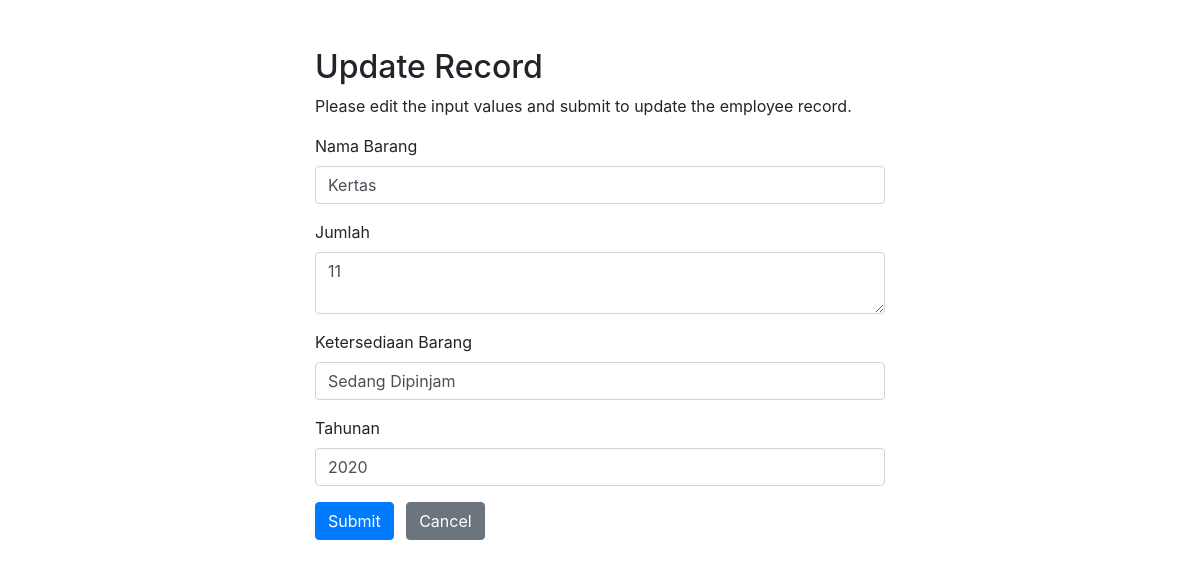
/page/update.php?id=13, run on the app's committed database.
### tables this page shows
CREATE TABLE `pustik_stuff` (
  `id` int(11) NOT NULL,
  `nama_barang` varchar(255) NOT NULL,
  `jumlah` int(2) NOT NULL,
  `barang` varchar(18) NOT NULL,
  `tahunan` int(4) NOT NULL
);

### page/update.php (the view, shortened to what this page needs)
<?php
require_once "../function/config.php";
$nama_barang = $jumlah = $barang = $tahunan = "";
$nama_err = $jumlah_err = $barang_err = $tahun_err = "";
if(isset($_POST["id"]) && !empty($_POST["id"])){
    $id = $_POST["id"];
    $input_nama = trim($_POST["nama_barang"]);
    if(empty($input_nama)){
        $nama_err = "Mohon masukkan nama..";
    } elseif(!filter_var($input_nama, FILTER_VALIDATE_REGEXP, array("options"=>array("regexp"=>"/^[a-zA-Z\s]+$/")))){
        $nama_err = "Mohon masukkan nama yang benar.";
    } else{
        $nama_barang = $input_nama;
    }
    $input_jumlah = trim($_POST["jumlah"]);
    if(empty($input_jumlah)){
        $jumlah_err = "Mohon masukkan jumlah.";
    } else{
        $jumlah = $input_jumlah;
    }
    $input_barang = trim($_POST["barang"]);
    if(empty($input_barang)){
        $barang_err = "Mohon masukkan Ketersediaan Barang.";
    } elseif(!filter_var($input_barang, FILTER_VALIDATE_REGEXP, array("options"=>array("regexp"=>"/^[a-zA-Z\s]+$/")))) {
        $barang_err = "Mohon masukkan barang yang benar.";
    }  else{
        $barang = $input_barang;
    }
    $input_tahunan = trim($_POST["tahunan"]);
    if(empty($input_tahunan)) {
        $tahun_err = "Mohon masukkan tahunan.";
    } elseif(!ctype_digit($input_tahunan)){
        $tahun_err = "Mohon isi dengan bilangan integer positif.";
    } else{
        $tahunan = $input_tahunan;
    }
    if(empty($nama_err) && empty($jumlah_err) && empty($barang_err) && empty($tahun_err)){
        $sql = "UPDATE pustik_stuff SET nama_barang=?, jumlah=?, barang=?, tahunan=? WHERE id=?";
        if($stmt = mysqli_prepare($link, $sql)){
            mysqli_stmt_bind_param($stmt, "sisii", $param_nama, $param_jumlah, $param_barang, $param_tahun, $param_id);
            $param_nama= $nama_barang;
            $param_jumlah = $jumlah;
            $param_barang = $barang;
            $param_tahun = $tahunan;
            $param_id = $id;
            if(mysqli_stmt_execute($stmt)){
                header("location: ". HOME_URL);
                exit();
            } else{
                echo "Oops! Something went wrong. Please try again later.";
            }
        }
        mysqli_stmt_close($stmt);
    }
    mysqli_close($link);
} else{
    if(isset($_GET["id"]) && !empty(trim($_GET["id"]))){
        $sql = "SELECT * FROM pustik_stuff WHERE id = ?";
        if($stmt = mysqli_prepare($link, $sql)){
            mysqli_stmt_bind_param($stmt, "i", $param_id);
            if(mysqli_stmt_execute($stmt)){
                $result = mysqli_stmt_get_result($stmt);
                if(mysqli_num_rows($result) == 1){
                    $row = mysqli_fetch_array($result, MYSQLI_ASSOC);
                    $nama_barang = $row["nama_barang"];
                    $jumlah = $row["jumlah"];
                    $barang = $row["barang"];
                    $tahunan = $row["tahunan"];
                } else{
                    header("location: error.php");
                    exit();
                }
            } else{
                echo "Oops! Something went wrong. Please try again later.";
            }
        }
    }  else{
        header("location: error.php");
        exit();
    }
}
?>
<!DOCTYPE html>
<html lang="en">
<head>
    <link rel="stylesheet" href="https://stackpath.bootstrapcdn.com/bootstrap/4.5.2/css/bootstrap.min.css">
</head>
<body>
    <div class="wrapper">
        <div class="container-fluid">
            <div class="row">
                <div class="col-md-12">
                    <h2 class="mt-5">Update Record</h2>
                    <p>Please edit the input values and submit to update the employee record.</p>
                    <form action="<?php echo htmlspecialchars(basename($_SERVER['REQUEST_URI'])); ?>" method="post">
                        <div class="form-group">
                            <label>Nama Barang</label>
                            <input type="text" name="nama_barang" class="form-control <?php echo (!empty($nama_err)) ? 'is-invalid' : ''; ?>" value="<?php echo $nama_barang; ?>">
                        </div>
                        <div class="form-group">
                            <label>Jumlah</label>
                            <textarea name="jumlah" class="form-control <?php echo (!empty($jumlah_err)) ? 'is-invalid' : ''; ?>"><?php echo $jumlah; ?></textarea>
                        </div>
                        <div class="form-group">
                            <label for="barang">Ketersediaan Barang</label>
                            <input type="text" name="barang" class="form-control <?php echo (!empty($barang_err)) ? 'is-invalid' : ''; ?>" value="<?php echo $barang; ?>">
                        </div>
                        <div class="form-group">
                            <label>Tahunan</label>
                            <input type="number" name="tahunan" class="form-control <?php echo(!empty($tahun_err)) ? 'is-invalid': ''; ?>" value="<?php echo $tahunan; ?>">
                        </div>
                        <input type="submit" class="btn btn-primary" value="Submit">
                        <a href="../dashboard.php" class="btn btn-secondary ml-2">Cancel</a>
                    </form>
                </div>
            </div>
        </div>
    </div>
</body>
</html>

### page/update.php (style rules this page uses)
.wrapper { width: 600px; margin: 0 auto; }

### data on the page
pustik_stuff: nama_barang "Kertas", jumlah "11", barang "Sedang Dipinjam", tahunan "2020"
